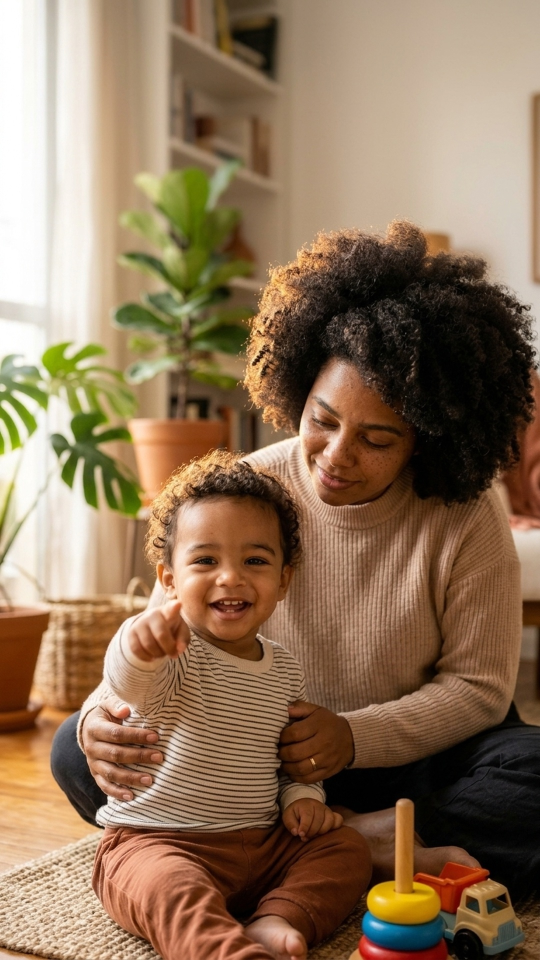
#> input picture OneDrive/Documentos/0001parasonia/video1/assets/images/capa_base.jpg, 1080 x 1920 px, found by its file name (shown at 1/2 size)
$ python gerar_capa.py
#> lines starting #> are read from the running program, lines starting #| are printed output that depends on the picture
# -*- coding: utf-8 -*-
"""
Script de Geração da Capa Oficial do Reel
Título: "SEU FILHO PODE ESTAR FALANDO SEM PALAVRAS."
Formato: 1080 x 1920 px (9:16) com enquadramento otimizado para o feed (1080 x 1080 px central)
"""

import os
from PIL import Image, ImageDraw, ImageFont, ImageFilter

W, H = 1080, 1920
FONT_PATH = os.path.join("assets", "fonts", "PlusJakartaSans-Variable.ttf")
BASE_IMG_PATH = os.path.join("assets", "images", "capa_base.jpg")
OUTPUT_PATH = "capa_reel_sonia.png"

# Cores
PURPLE_MAIN = (109, 59, 147)    # #6D3B93
PURPLE_DARK = (44, 18, 64)       # #2C1240
LAVENDER    = (232, 220, 241)   # #E8DCF1
GOLD_ACCENT = (200, 169, 106)   # #C8A96A
WHITE       = (255, 255, 255)
SHADOW      = (20, 10, 30, 180)

def gerar_capa():
    img = Image.open(BASE_IMG_PATH).convert("RGBA")

    # Criar camada de overlay para escurecimento suave superior (garantindo contraste do título)
    overlay = Image.new("RGBA", (W, H), (0, 0, 0, 0))
#> overlay: PIL image 1080x1920 RGBA; every value is 0
    d_overlay = ImageDraw.Draw(overlay)

    # Gradiente escuro no terço superior para contraste perfeito
    for y in range(0, 680):
        alpha = int(140 * (1.0 - (y / 680.0)**1.2))
        d_overlay.line([(0, y), (W, y)], fill=(25, 10, 35, alpha))

    img = Image.alpha_composite(img, overlay)
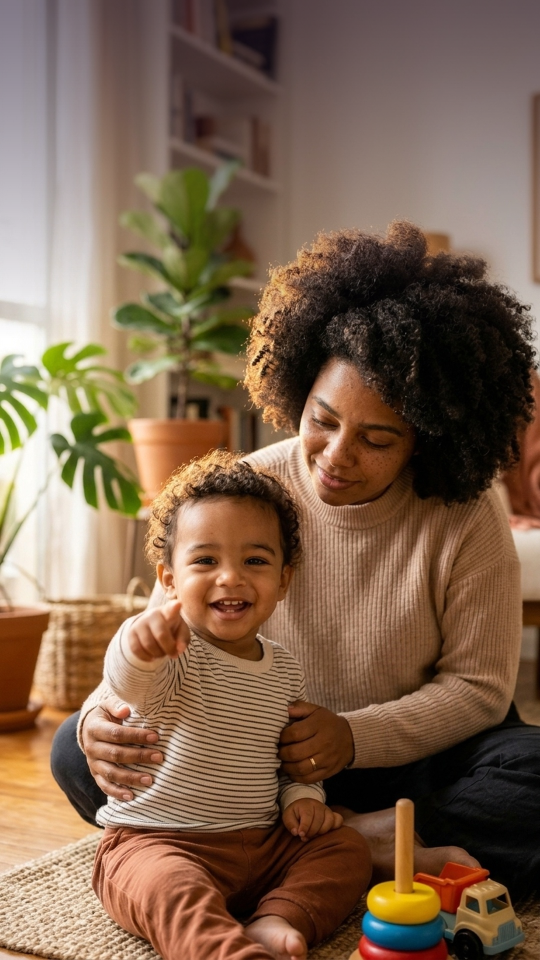
#> img: PIL image 1080x1920 RGBA (shown at 1/2 size); mean R, G, B, A 125.9, 99.7, 78.5, 255
    draw = ImageDraw.Draw(img)

    # Fontes
    font_badge = ImageFont.truetype(FONT_PATH, 28)
    font_title = ImageFont.truetype(FONT_PATH, 66)
    font_author = ImageFont.truetype(FONT_PATH, 32)

    # 1. Badge Superior
    badge_text = "COMUNICAÇÃO INFANTIL"
    bbox_b = draw.textbbox((0, 0), badge_text, font=font_badge)
#> bbox_b = (0, 0, 347, 31)
    bw = bbox_b[2] - bbox_b[0]
#> bw = 347
    bh = bbox_b[3] - bbox_b[1]
#> bh = 31

    badge_x = (W - bw) // 2
#> badge_x = 366
    badge_y = 170

    # Pílula de fundo do badge
    draw.rounded_rectangle(
        [badge_x - 24, badge_y - 8, badge_x + bw + 24, badge_y + bh + 12],
        radius=20,
        fill=(44, 18, 64, 200),
        outline=GOLD_ACCENT,
        width=2
    )
    draw.text((badge_x, badge_y), badge_text, font=font_badge, fill=GOLD_ACCENT)

    # 2. Título Principal em 3 linhas de alto impacto
    # Linha 1: "SEU FILHO PODE"
    # Linha 2: "ESTAR FALANDO"
    # Linha 3: "SEM PALAVRAS."
    linhas = [
        ("SEU FILHO PODE", WHITE),
        ("ESTAR FALANDO", LAVENDER),
        ("SEM PALAVRAS.", GOLD_ACCENT)
    ]

    cur_y = 255
    for texto, cor in linhas:
        bbox = draw.textbbox((0, 0), texto, font=font_title)
        tw = bbox[2] - bbox[0]
        th = bbox[3] - bbox[1]
        tx = (W - tw) // 2

        # Sombra projetada para alta legibilidade
        for sx, sy in [(-2, -2), (2, -2), (-2, 2), (2, 2), (0, 3), (3, 3)]:
            draw.text((tx + sx, cur_y + sy), texto, font=font_title, fill=PURPLE_DARK)

        draw.text((tx, cur_y), texto, font=font_title, fill=cor)
        cur_y += th + 28
#> this loop made 3 passes
#> (bbox, tw, tx, cur_y) on passes 1 to 3: ((0, 13, 554, 63), 554, 263, 333), ((0, 13, 543, 63), 543, 268, 411), ((0, 13, 518, 63), 518, 281, 489)
#> after the loop, cur_y = 489

    # 3. Assinatura discreta no rodapé seguro
    author_text = "SÔNIA TORRES • FONOAUDIÓLOGA"
    bbox_a = draw.textbbox((0, 0), author_text, font=font_author)
#> bbox_a = (0, 0, 565, 30)
    aw = bbox_a[2] - bbox_a[0]
#> aw = 565
    ah = bbox_a[3] - bbox_a[1]
#> ah = 30
    ax = (W - aw) // 2
#> ax = 257
    ay = 1780

    draw.rounded_rectangle(
        [ax - 20, ay - 8, ax + aw + 20, ay + ah + 10],
        radius=16,
        fill=(44, 18, 64, 210),
        outline=LAVENDER,
        width=1
    )
    draw.text((ax, ay), author_text, font=font_author, fill=WHITE)

    # Converter para RGB e salvar
    final_img = img.convert("RGB")
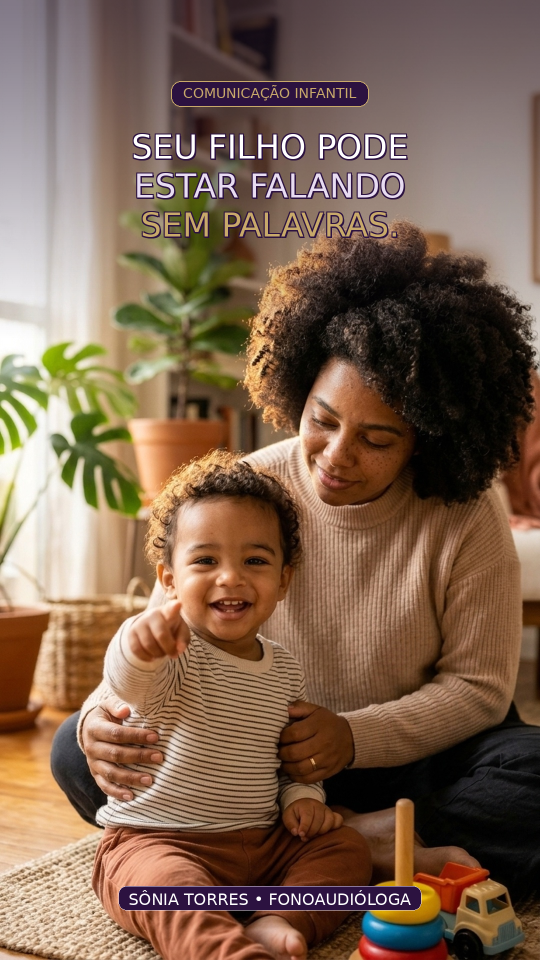
#> final_img: PIL image 1080x1920 RGB (shown at 1/2 size); mean R, G, B 125.5, 99.5, 80.6
    final_img.save(OUTPUT_PATH, quality=95)
    print(f"Capa do Reel salva com sucesso em: {OUTPUT_PATH}")

if __name__ == "__main__":
    gerar_capa()

$ run again, with OneDrive/Documentos/0001parasonia/video1/assets/images/scene_01.jpg copied over OneDrive/Documentos/0001parasonia/video1/assets/images/capa_base.jpg
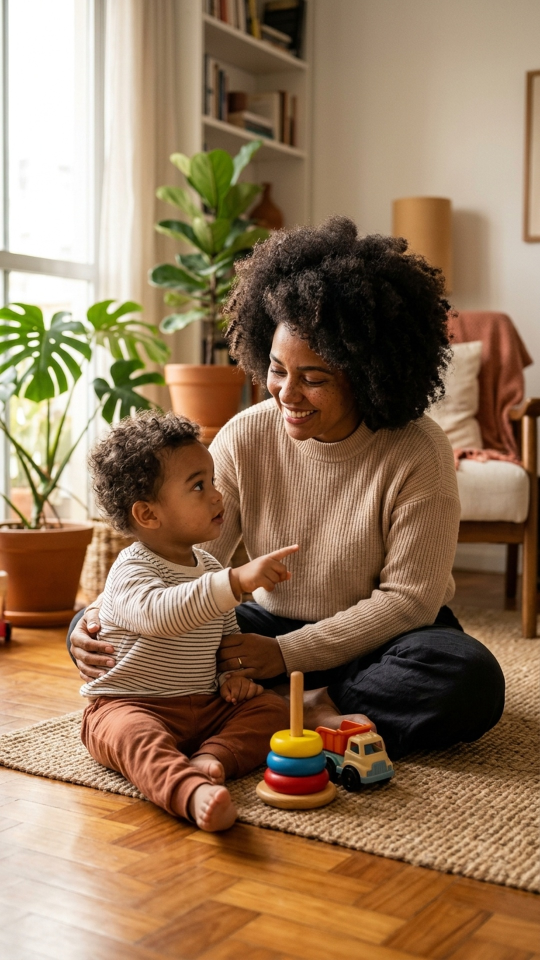
#> input picture OneDrive/Documentos/0001parasonia/video1/assets/images/scene_01.jpg, 1080 x 1920 px, found by its file name (shown at 1/2 size)
#> overlay: PIL image 1080x1920 RGBA; every value is 0
#> in gerar_capa, `img = Image.alpha_composite(img, overlay)`:
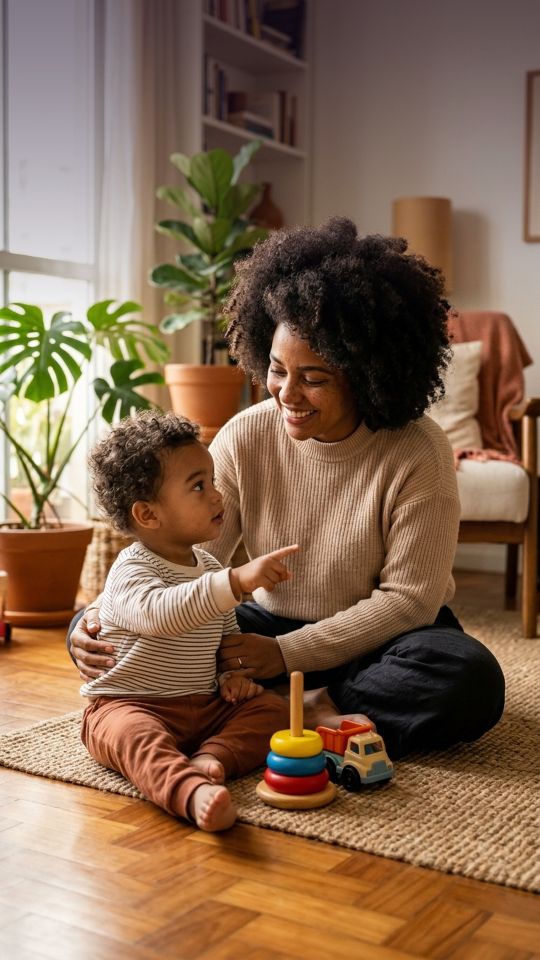
#> img: PIL image 1080x1920 RGBA (shown at 1/2 size); mean R, G, B, A 132.3, 103.6, 80.1, 255
#> bbox_b = (0, 0, 347, 31)
#> bw = 347
#> bh = 31
#> badge_x = 366
#> the loop in gerar_capa, `for texto, cor in linhas:` made 3 passes
#> (bbox, tw, tx, cur_y) on passes 1 to 3: ((0, 13, 554, 63), 554, 263, 333), ((0, 13, 543, 63), 543, 268, 411), ((0, 13, 518, 63), 518, 281, 489)
#> after the loop in gerar_capa, `for texto, cor in linhas:`: cur_y = 489
#> bbox_a = (0, 0, 565, 30)
#> aw = 565
#> ah = 30
#> ax = 257
#> in gerar_capa, `final_img = img.convert("RGB")`:
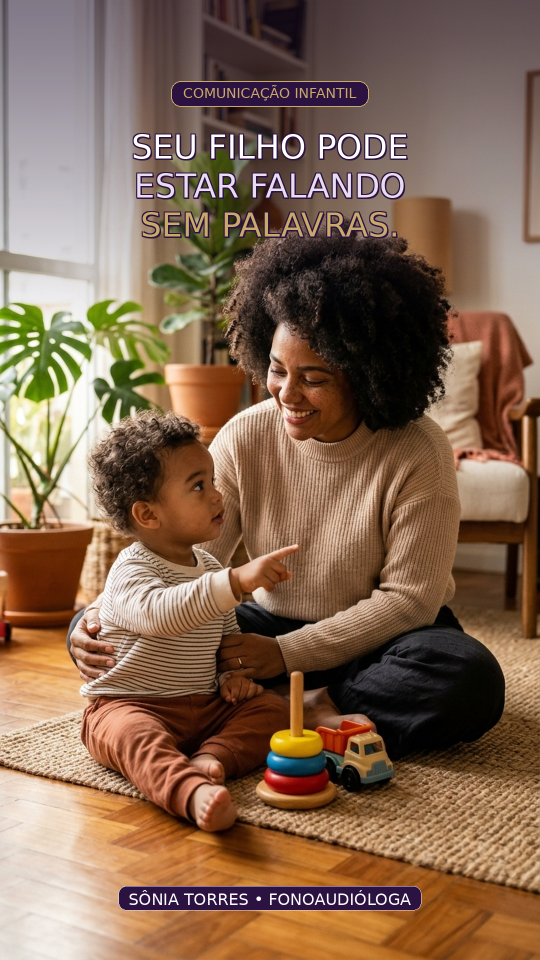
#> final_img: PIL image 1080x1920 RGB (shown at 1/2 size); mean R, G, B 131.4, 103.2, 82.3

$ run again, with OneDrive/Documentos/0001parasonia/video1/assets/images/scene_02a.jpg copied over OneDrive/Documentos/0001parasonia/video1/assets/images/capa_base.jpg
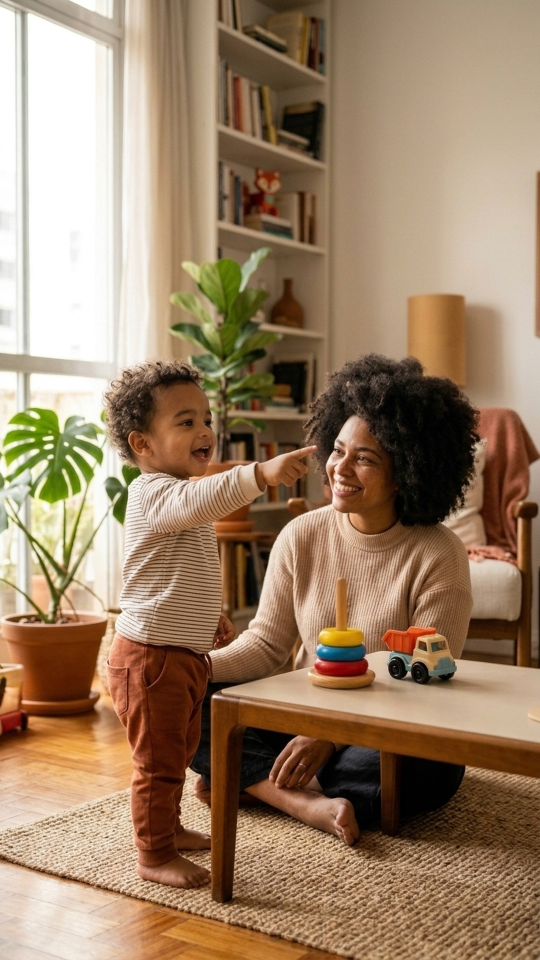
#> input picture OneDrive/Documentos/0001parasonia/video1/assets/images/scene_02a.jpg, 1080 x 1920 px, found by its file name (shown at 1/2 size)
#> overlay: PIL image 1080x1920 RGBA; every value is 0
#> in gerar_capa, `img = Image.alpha_composite(img, overlay)`:
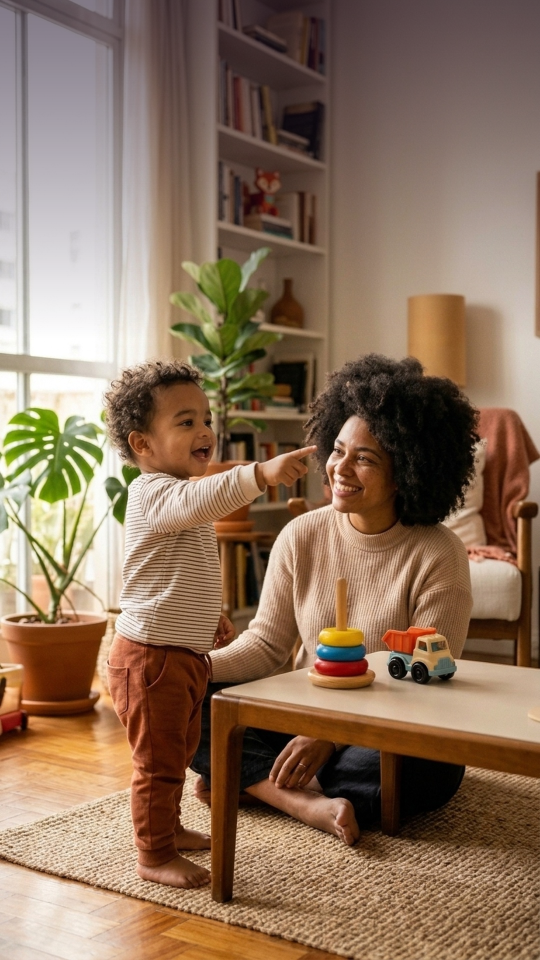
#> img: PIL image 1080x1920 RGBA (shown at 1/2 size); mean R, G, B, A 140.1, 114, 92.7, 255
#> bbox_b = (0, 0, 347, 31)
#> bw = 347
#> bh = 31
#> badge_x = 366
#> the loop in gerar_capa, `for texto, cor in linhas:` made 3 passes
#> (bbox, tw, tx, cur_y) on passes 1 to 3: ((0, 13, 554, 63), 554, 263, 333), ((0, 13, 543, 63), 543, 268, 411), ((0, 13, 518, 63), 518, 281, 489)
#> after the loop in gerar_capa, `for texto, cor in linhas:`: cur_y = 489
#> bbox_a = (0, 0, 565, 30)
#> aw = 565
#> ah = 30
#> ax = 257
#> in gerar_capa, `final_img = img.convert("RGB")`:
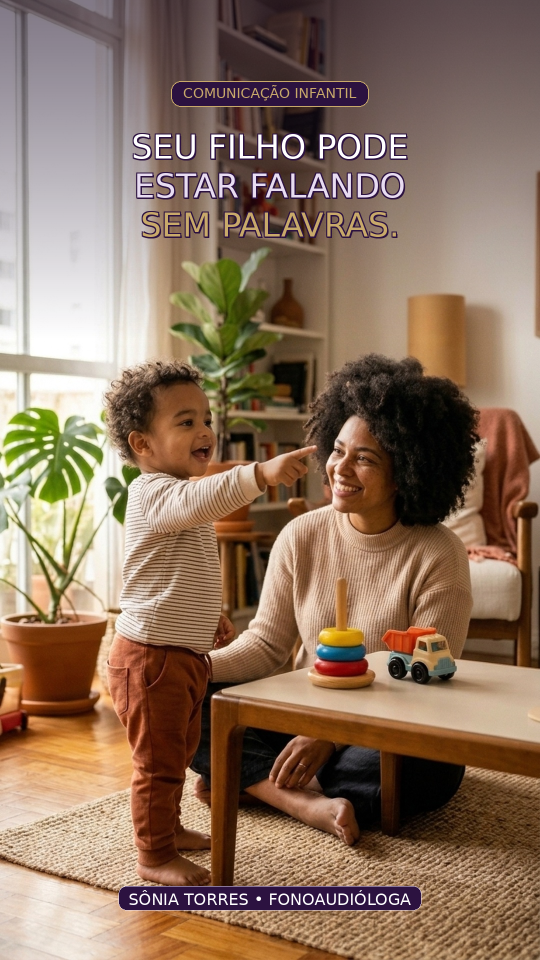
#> final_img: PIL image 1080x1920 RGB (shown at 1/2 size); mean R, G, B 139.5, 113.6, 94.1

$ run again, with OneDrive/Documentos/0001parasonia/video1/assets/images/scene_02b.jpg copied over OneDrive/Documentos/0001parasonia/video1/assets/images/capa_base.jpg
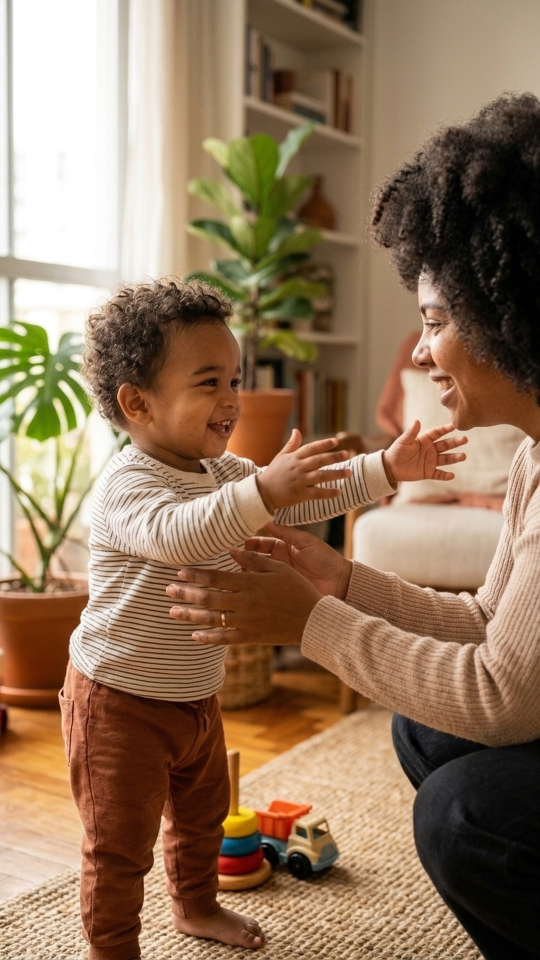
#> input picture OneDrive/Documentos/0001parasonia/video1/assets/images/scene_02b.jpg, 1080 x 1920 px, found by its file name (shown at 1/2 size)
#> overlay: PIL image 1080x1920 RGBA; every value is 0
#> in gerar_capa, `img = Image.alpha_composite(img, overlay)`:
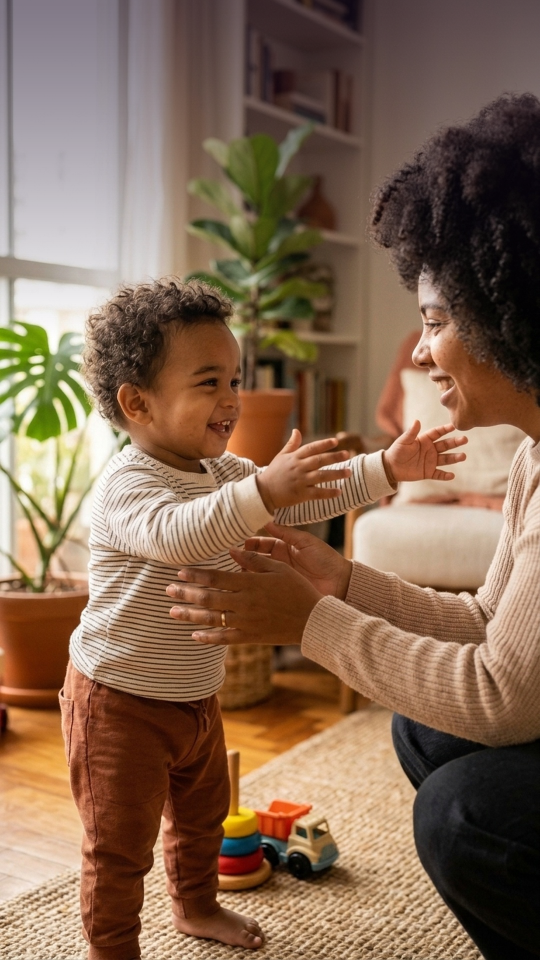
#> img: PIL image 1080x1920 RGBA (shown at 1/2 size); mean R, G, B, A 132.5, 104.9, 83.8, 255
#> bbox_b = (0, 0, 347, 31)
#> bw = 347
#> bh = 31
#> badge_x = 366
#> the loop in gerar_capa, `for texto, cor in linhas:` made 3 passes
#> (bbox, tw, tx, cur_y) on passes 1 to 3: ((0, 13, 554, 63), 554, 263, 333), ((0, 13, 543, 63), 543, 268, 411), ((0, 13, 518, 63), 518, 281, 489)
#> after the loop in gerar_capa, `for texto, cor in linhas:`: cur_y = 489
#> bbox_a = (0, 0, 565, 30)
#> aw = 565
#> ah = 30
#> ax = 257
#> in gerar_capa, `final_img = img.convert("RGB")`:
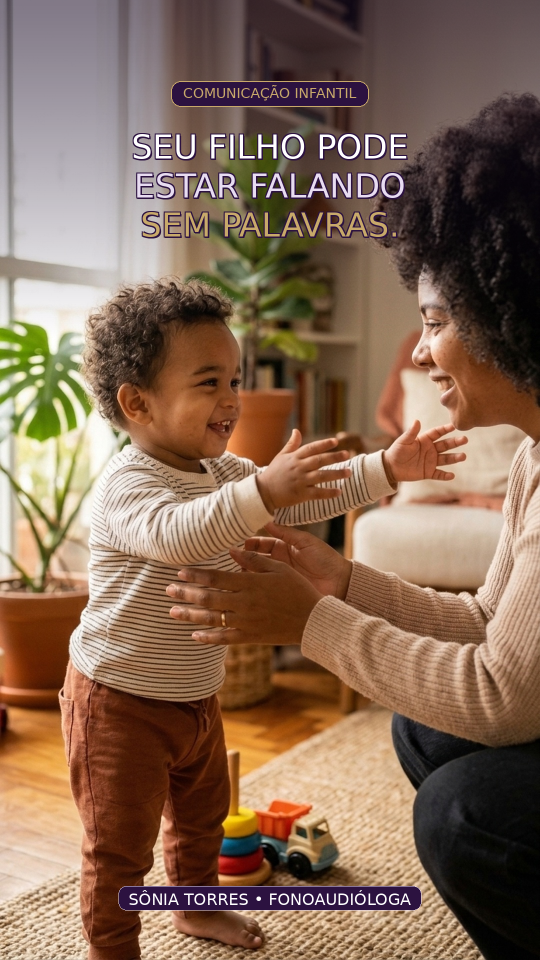
#> final_img: PIL image 1080x1920 RGB (shown at 1/2 size); mean R, G, B 131.9, 104.4, 85.3
